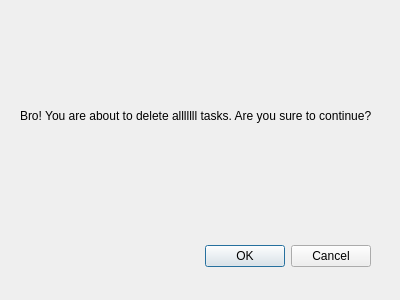
<?xml version="1.0" encoding="UTF-8"?>
<ui version="4.0">
 <class>SureToDeleteAllTasks</class>
 <widget class="QDialog" name="SureToDeleteAllTasks">
  <property name="geometry">
   <rect>
    <x>0</x>
    <y>0</y>
    <width>400</width>
    <height>300</height>
   </rect>
  </property>
  <property name="minimumSize">
   <size>
    <width>400</width>
    <height>300</height>
   </size>
  </property>
  <property name="maximumSize">
   <size>
    <width>400</width>
    <height>300</height>
   </size>
  </property>
  <property name="windowTitle">
   <string>Dialog</string>
  </property>
  <widget class="QDialogButtonBox" name="buttonBox">
   <property name="geometry">
    <rect>
     <x>30</x>
     <y>240</y>
     <width>341</width>
     <height>32</height>
    </rect>
   </property>
   <property name="orientation">
    <enum>Qt::Orientation::Horizontal</enum>
   </property>
   <property name="standardButtons">
    <set>QDialogButtonBox::StandardButton::Cancel|QDialogButtonBox::StandardButton::Ok</set>
   </property>
  </widget>
  <widget class="QLabel" name="label">
   <property name="geometry">
    <rect>
     <x>20</x>
     <y>50</y>
     <width>371</width>
     <height>131</height>
    </rect>
   </property>
   <property name="text">
    <string>Bro! You are about to delete alllllll tasks. Are you sure to continue?   </string>
   </property>
  </widget>
 </widget>
 <resources/>
 <connections>
  <connection>
   <sender>buttonBox</sender>
   <signal>accepted()</signal>
   <receiver>SureToDeleteAllTasks</receiver>
   <slot>accept()</slot>
   <hints>
    <hint type="sourcelabel">
     <x>248</x>
     <y>254</y>
    </hint>
    <hint type="destinationlabel">
     <x>157</x>
     <y>274</y>
    </hint>
   </hints>
  </connection>
  <connection>
   <sender>buttonBox</sender>
   <signal>rejected()</signal>
   <receiver>SureToDeleteAllTasks</receiver>
   <slot>reject()</slot>
   <hints>
    <hint type="sourcelabel">
     <x>316</x>
     <y>260</y>
    </hint>
    <hint type="destinationlabel">
     <x>286</x>
     <y>274</y>
    </hint>
   </hints>
  </connection>
 </connections>
</ui>
